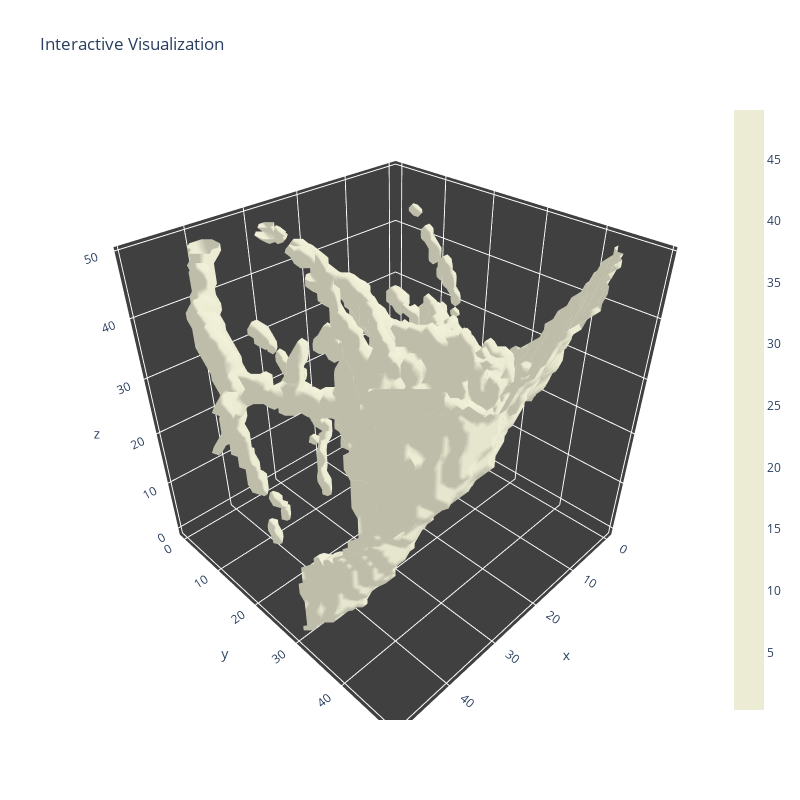

Notebook cell for this chart:
### Code cell
pid=105142
im = 'T0_1.tif'
with open(f"data/nlst_rois_3d/{pid}/{im[:-4]}.pkl", "rb") as input_file:
    cube = pkl.load(input_file)
cube[cube < cube.max()/(3/2)] = 0
v, f = make_mesh(cube)
plotly_3d(v, f)

### Figure 1 — Plotly figure (JSON) as saved in the notebook; plotly's stock layout.template omitted (floating-point values rounded to 4 significant figures; data arrays with more than 128 entries replaced by an {"elided": "..."} marker saying what was removed)
{"data": [{"facecolor": {"elided": "21373 str values"}, "i": {"elided": "21373 int values"}, "j": {"elided": "21373 int values"}, "k": {"elided": "21373 int values"}, "name": "", "type": "mesh3d", "x": {"elided": "10906 float values"}, "y": {"elided": "10906 float values"}, "z": {"elided": "10906 float values"}}, {"hoverinfo": "none", "marker": {"color": [0.3323, 49.0], "colorscale": [[0, "rgb(236, 236, 212)"], [1, "rgb(236, 236, 212)"]], "showscale": true, "size": 0.1}, "mode": "markers", "showlegend": false, "type": "scatter3d", "x": [0.9969], "y": [1], "z": [10]}], "layout": {"height": 800, "scene": {"aspectratio": {"x": 1, "y": 1, "z": 1}, "xaxis": {"backgroundcolor": "rgb(64, 64, 64)", "gridcolor": "rgb(255, 255, 255)", "showbackground": true, "zerolinecolor": "rgb(255, 255, 255)"}, "yaxis": {"backgroundcolor": "rgb(64, 64, 64)", "gridcolor": "rgb(255, 255, 255)", "showbackground": true, "zerolinecolor": "rgb(255, 255, 255)"}, "zaxis": {"backgroundcolor": "rgb(64, 64, 64)", "gridcolor": "rgb(255, 255, 255)", "showbackground": true, "zerolinecolor": "rgb(255, 255, 255)"}}, "title": {"text": "Interactive Visualization"}, "width": 800}}
